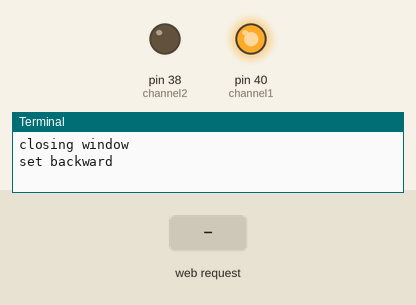
Simulated run of this program. Board: Raspberry Pi (header pin numbers). Parts: output pins drawn as LEDs (lit = HIGH), the last lines printed to the terminal. The test bench sets the inputs (shaded band).

Above: at 0.1 s.
At 11.2 s:
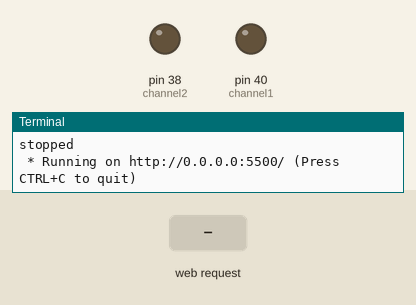
11.3 s: HTTP request for /test/ received
At 12.0 s:
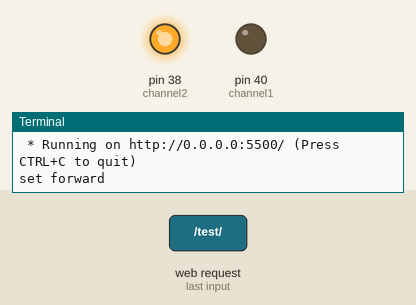
Timing chart, 0 to 17.8 s (numbered marks = the images above; inputs shaded):
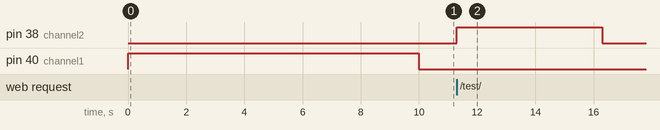

Measured:
- after the input at 11.3 s, pin 38 (channel2): LOW → HIGH at once, → LOW 5.0 s later

The program:

app.py
```python
import os

from flask import Flask, request

from WindowController import WindowController

app = Flask(__name__)
app.config['BASIC_AUTH_USERNAME'] = 'user'
app.config['BASIC_AUTH_PASSWORD'] = PASSWORD = os.environ.get('API_PASSWORD') or "verySecure2019"
app.config['BASIC_AUTH_FORCE'] = True

controller = WindowController()


@app.route('/test/')
def running_test():
    controller.run_test()
    return "running test"


@app.route('/open/')
def open_window():
    controller.open_window()
    return "opening"


@app.route('/ventilate/')
def timed_ventilation():
    min = float(request.args.get('min', default="2"))
    controller.timed_ventilation(min)
    return f"ventilating for {min} minutes"


@app.route('/close/')
def close_window():
    controller.close_window()
    return "closing"


@app.route('/')
def default():
    return "Welcome to the window-controller api"


@app.route('/stop/')
def stop():
    controller.STOP = True
    return "stop"


if __name__ == '__main__':
    app.run(debug=False, port=5500, host='0.0.0.0')
```

WindowController.py
```python
import time

import RPi.GPIO as gpio


class WindowController:
    def __init__(self):
        self.channel1 = 40
        self.channel2 = 38
        self.opening_time = 10
        self.test_time = 5
        self.STOP = False

        gpio.setmode(gpio.BOARD)
        gpio.setwarnings(False)
        gpio.setup(self.channel1, gpio.OUT, initial=gpio.LOW)
        gpio.setup(self.channel2, gpio.OUT, initial=gpio.LOW)
        self.close_window()
        self.state_open_level = 0.0

    def timed_ventilation(self, mins: float):
        self.open_window()
        self.wait(mins * 60)
        self.close_window()

    def run_test(self):
        while True:
            if self.STOP is True:
                self.STOP = False
                break
            self.set_forward()
            self.wait(self.test_time)
            self.stop()
            self.wait(self.test_time)
            self.set_backwards()
            self.wait(self.test_time)
            self.stop()
            self.wait(self.test_time)

    def open_window(self):
        print("opening window")
        self.set_forward()
        self.wait(self.opening_time)
        self.state_open_level = 1
        self.stop()
        print("stopped")

    def close_window(self):
        print("closing window")
        self.set_backwards()
        self.wait(self.opening_time)
        self.state_open_level = 2
        self.stop()
        print("stopped")

    def set_forward(self):
        print("set forward")
        gpio.output(self.channel1, gpio.LOW)
        gpio.output(self.channel2, gpio.HIGH)

    def set_backwards(self):
        print("set backward")
        gpio.output(self.channel1, gpio.HIGH)
        gpio.output(self.channel2, gpio.LOW)

    def stop(self):
        print("stop")
        gpio.output(self.channel1, gpio.LOW)
        gpio.output(self.channel2, gpio.LOW)

    def wait(self, wait_time):
        time.sleep(wait_time)
```
